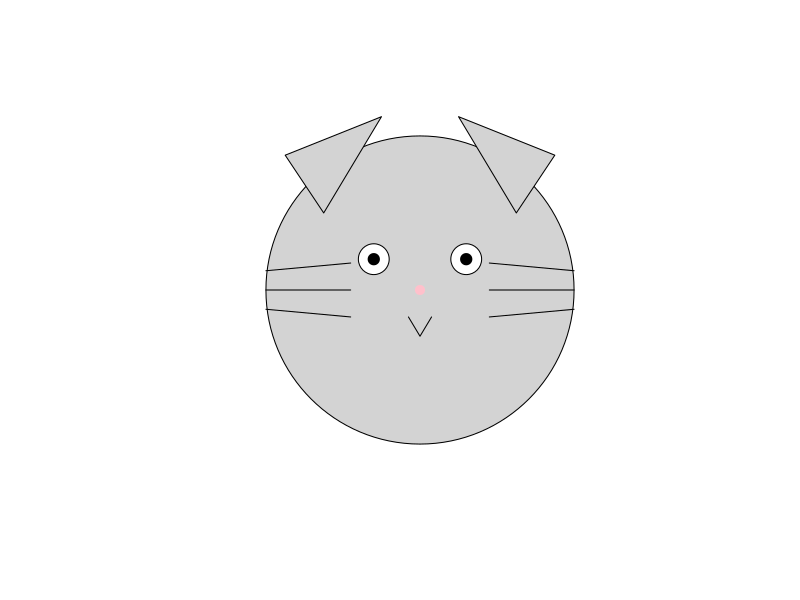

Write the R code that produced this figure.
# Basic cat face with R base plotting
plot(0, 0, type = "n", xlim = c(-5, 5), ylim = c(-5, 5), asp = 1,
     xaxt = "n", yaxt = "n", xlab = "", ylab = "", bty = "n")

# Face
symbols(0, 0, circles = 4, inches = FALSE, add = TRUE, bg = "lightgray")

# Ears
polygon(c(-2.5, -1, -3.5), c(2, 4.5, 3.5), col = "lightgray", border = "black")
polygon(c(2.5, 1, 3.5), c(2, 4.5, 3.5), col = "lightgray", border = "black")

# Eyes
symbols(-1.2, 0.8, circles = 0.4, inches = FALSE, add = TRUE, bg = "white")
symbols( 1.2, 0.8, circles = 0.4, inches = FALSE, add = TRUE, bg = "white")
points(-1.2, 0.8, pch = 19, cex = 1.5)
points( 1.2, 0.8, pch = 19, cex = 1.5)

# Nose
points(0, 0, pch = 19, cex = 1.2, col = "pink")

# Mouth
lines(c(-0.3, 0, 0.3), c(-0.7, -1.2, -0.7))

# Whiskers
segments(-4, 0, -1.8, 0)
segments(-4, -0.5, -1.8, -0.7)
segments(-4,  0.5, -1.8,  0.7)

segments(4, 0, 1.8, 0)
segments(4, -0.5, 1.8, -0.7)
segments(4,  0.5, 1.8,  0.7)
